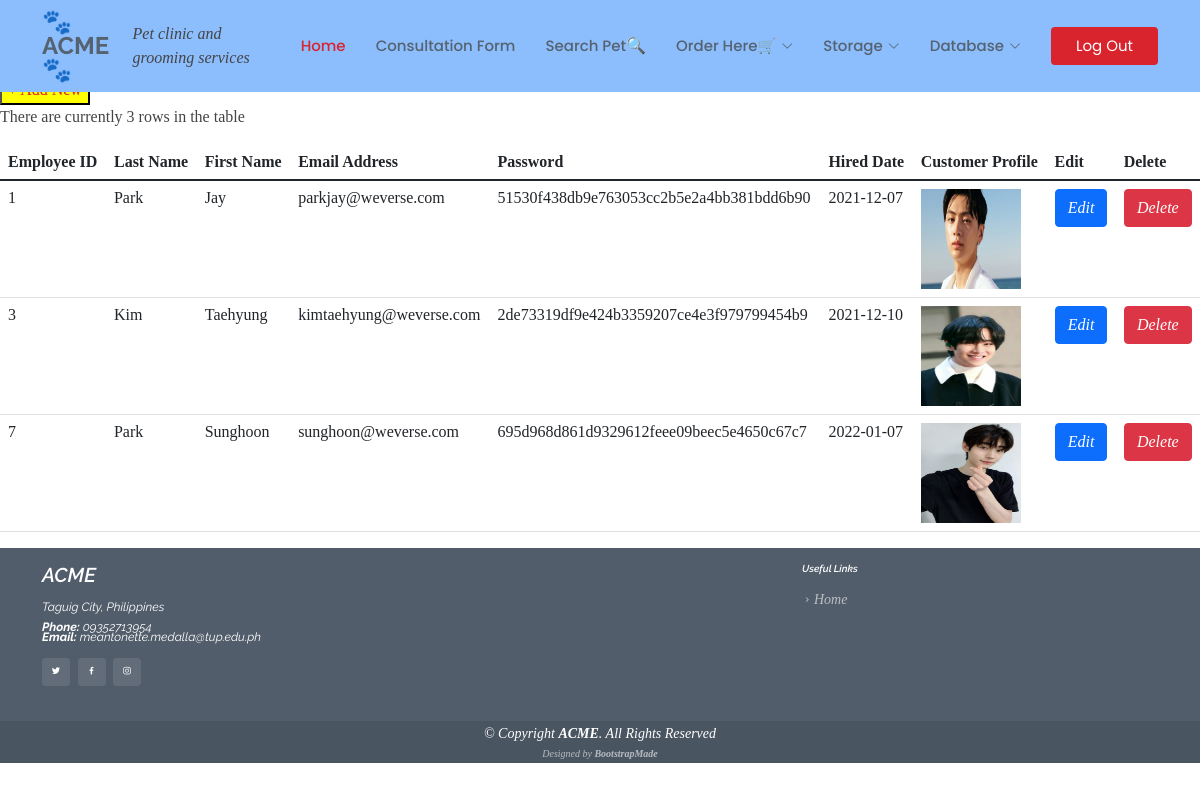
Screenshot of /Eindex.php (signed in) with the database file from the repository.
### tables this page shows
CREATE TABLE `employee` (
  `EmployeeID` int(11) NOT NULL AUTO_INCREMENT,
  `lastName` varchar(250) NOT NULL,
  `firstName` varchar(250) NOT NULL,
  `email` varchar(250) NOT NULL,
  `pass` text NOT NULL,
  `hiredDate` date NOT NULL,
  `Img` mediumblob NOT NULL,
  PRIMARY KEY (`EmployeeID`)
);

### Eindex.php (the view, shortened to what this page needs)
<?php
include ("includes/header.php");
include ("includes/config.php");
include ("includes/bootstrap.php");
?>
<h6> Employee </h6>
<button style="background-color:yellow; border-color:black; color:black"><a href="signup.php">+ Add New</button></a>
<div class="panel-body table-responsive">
<table class="table">
    <thead>
       <tr>
       <th>Employee ID</th>
        <th>Last Name</th>
        <th>First Name</th>
        <th>Email Address</th>
        <th>Password</th>
        <th>Hired Date</th>
        <th>Customer Profile</th>
        <th>Edit</th>
        <th>Delete</th>
        </tr>
     </thead>
     <tbody>
<?php
if (!isset($_SESSION['EmployeeID'])){
  require("includes/login_functions.inc.php");
 echo "<script>alert('please log in to view current employee');document.location='login.php'</script>";
}
else {
$sql = "SELECT * FROM employee";
$result = mysqli_query( $conn,$sql );
$num_rows = mysqli_num_rows( $result );
echo "There are currently $num_rows rows in the table<P>";
echo "<tr>\n";
  while ($row = mysqli_fetch_assoc($result)) {
        echo "<td>".$row['EmployeeID']."</td>";
        echo "<td>".$row['lastName']."</td>";
        echo "<td>".$row['firstName']."</td>";
        echo "<td>".$row['email']."</td>";
        echo "<td>".$row['pass']."</td>";
        echo "<td>".$row['hiredDate']."</td>";
        echo "<td><img width = '100px' height = '100px' src =".$row['Img']."></td>";
        echo  "<ul class='action-list'>";
        echo "<td align='center'><a href='Eedit.php?cust_id=".$row['EmployeeID']."'> <i class='btn btn-primary'>Edit</a></i></td>";
        echo "<td align='center'><a href='Edelete.php?cust_id=".$row['EmployeeID']."'> <i class='btn btn-danger'>Delete</a></i></td>";
      echo "</ul><i class='action-list'> \n";
        echo "</tr>\n";
  }
}
?>
</tbody>
</table>
</div>
<?php
include("includes/footer.php");
?>

### assets/css/style.css (style rules this page uses)
body { font-family: "Times New Roman", sans-serif; color: #444444; }
a { text-decoration: none; color: #d9232d; }
h1, h2, h3, h4, h5, h6 { font-family: "Raleway", sans-serif; }

### rows the page displays
employee: EmployeeID "1", lastName "Park", firstName "Jay", email "parkjay@weverse.com", pass "51530f438db9e763053cc2b5e2a4bb381bdd6b90", hiredDate "2021-12-07", Img (picture)
employee: EmployeeID "3", lastName "Kim", firstName "Taehyung", email "kimtaehyung@weverse.com", pass "2de73319df9e424b3359207ce4e3f979799454b9", hiredDate "2021-12-10", Img (picture)
employee: EmployeeID "7", lastName "Park", firstName "Sunghoon", email "sunghoon@weverse.com", pass "695d968d861d9329612feee09beec5e4650c67c7", hiredDate "2022-01-07", Img (picture)
